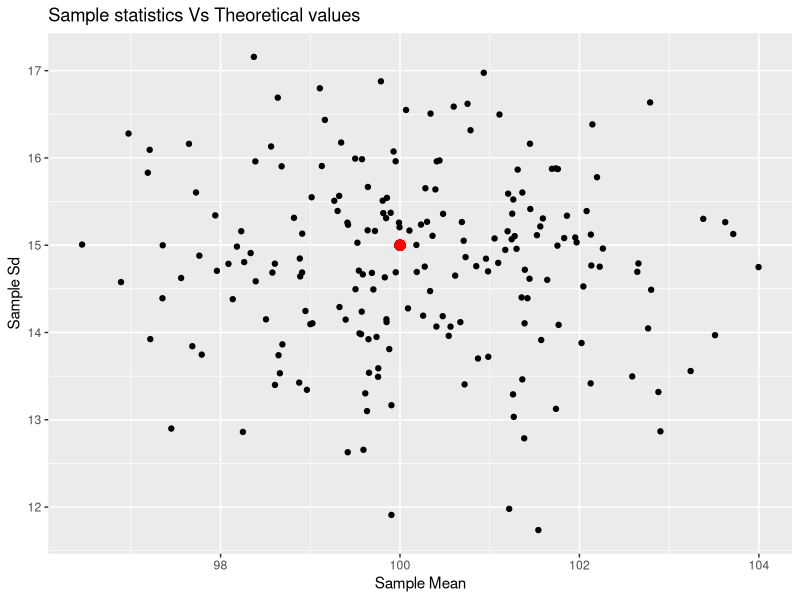
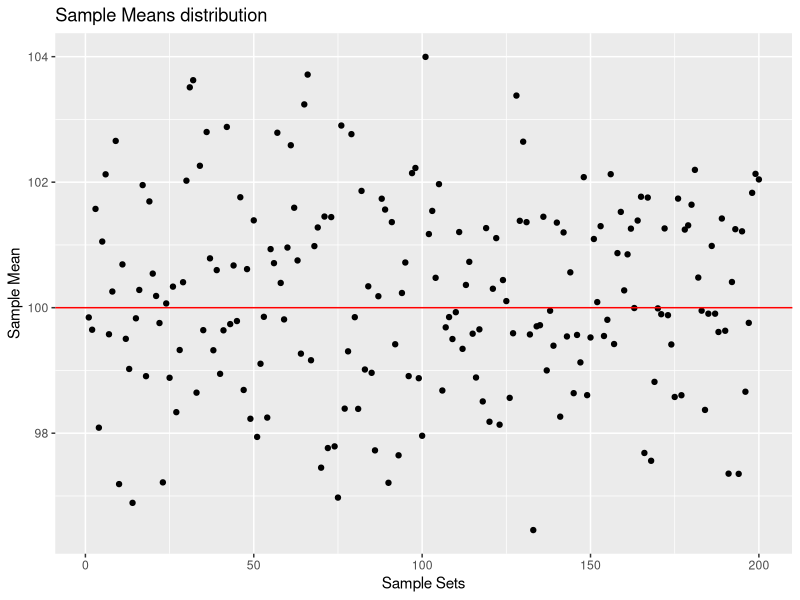
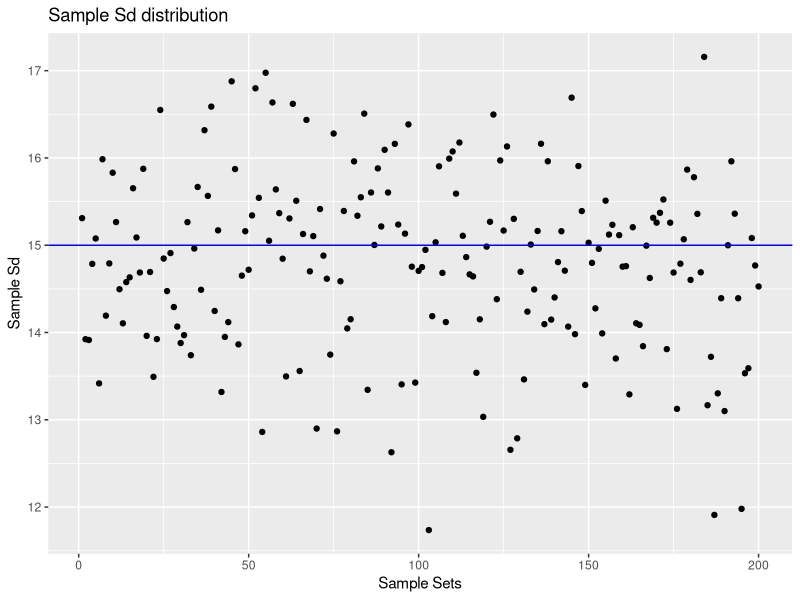
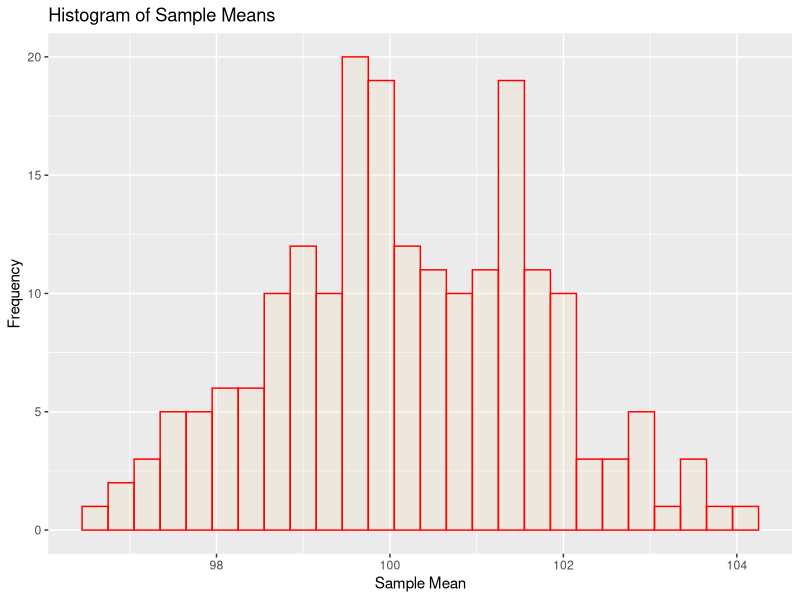
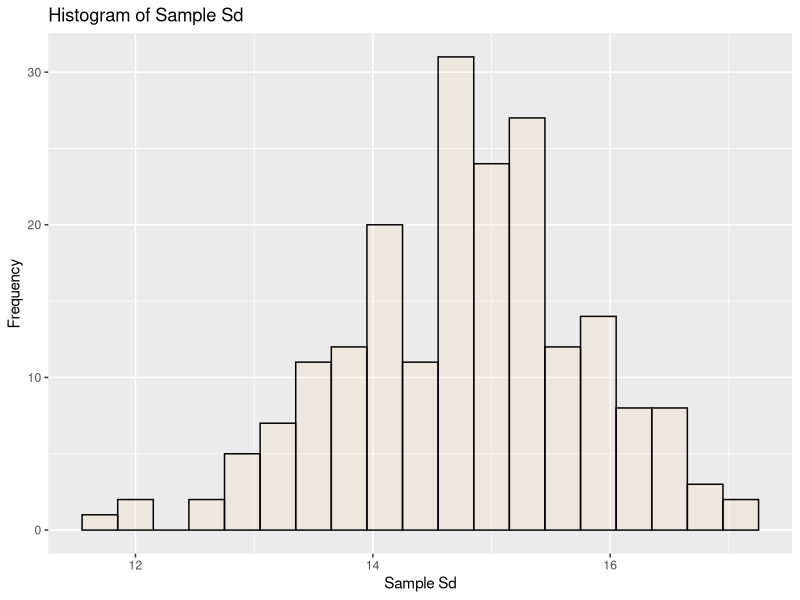
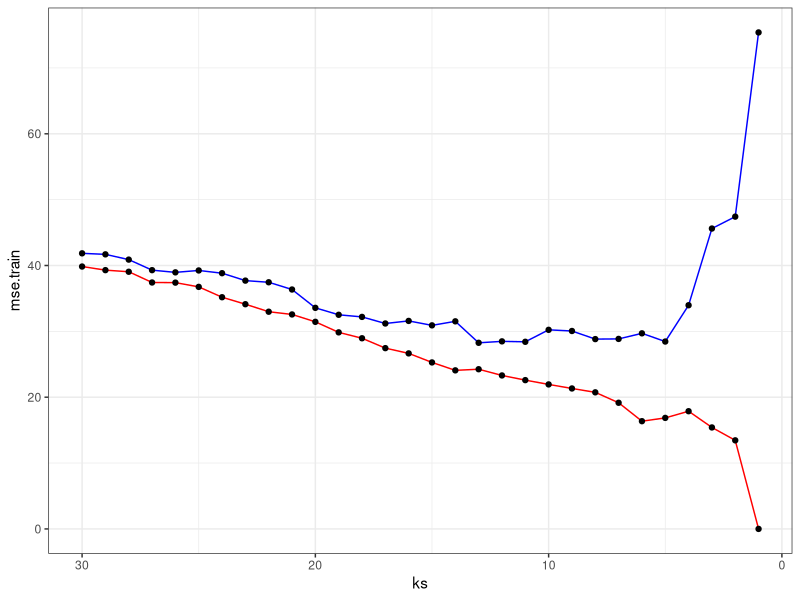
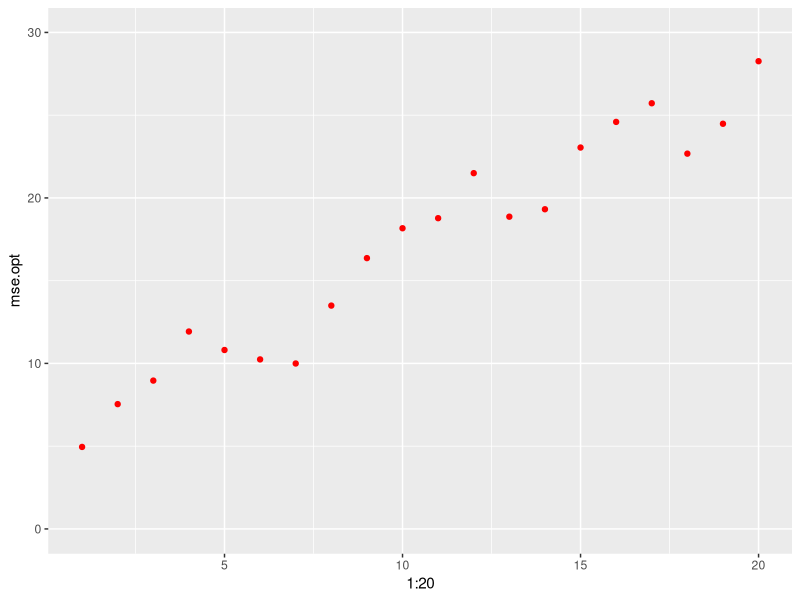

Source code (R) for these figures, in order:
## ---- chunk 1
# Section G2
# Group 05
# Members: Zhang Yun
## ---- chunk 2
pop.size <- 10000
pop.mean <- 100
pop.sd <- 15

num.of.samples <- 200
sample.size <- 100
## ---- chunk 3
# put your R code here inside the blocks

pop.size <- 10000
pop.mean <- 100
pop.sd <- 15
num.of.samples <- 200
sample.size <- 100

set.seed(1234)
p.norm <- rnorm(n=pop.size, mean=pop.mean, sd=pop.sd) #generating population
dat <-data.frame()   
for (i in 1:num.of.samples){
  s.norm <- sample(p.norm, size=sample.size, replace=FALSE) 
  s.mean <- mean(s.norm)
  s.sd <-sd(s.norm)
  data.temp <-data.frame(s.mean, s.sd) 
  dat <- rbind(dat, data.temp)
}

library("ggplot2")
#sample statistics value vs theoretical values
scatterplot0 <- ggplot(data=dat, aes(dat$s.mean, dat$s.sd)) + geom_point() + geom_point(aes(100, 15), color='red', size =3) + labs(title ="Sample statistics Vs Theoretical values", x="Sample Mean", y= "Sample Sd")
scatterplot0

#sample means distribution
scatterplot1 <- ggplot(data=dat, aes(1:200, dat$s.mean)) + geom_point() + geom_hline(yintercept = 100, color="red") + labs(title = "Sample Means distribution", x="Sample Sets", y ="Sample Mean")
scatterplot1

#sample sd distribution
scatterplot2 <- ggplot(data=dat, aes(1:200, dat$s.sd)) + geom_point() + geom_hline(yintercept = 15, color="blue") + labs(title = "Sample Sd distribution", x="Sample Sets", y ="Sample Sd")
scatterplot2

#histogram of sample means
hist.mean <- ggplot(data=dat, aes(x=dat$s.mean)) + geom_histogram(binwidth=0.3, color="red", fill="wheat", alpha=.2) + labs(title = "Histogram of Sample Means", x = "Sample Mean", y="Frequency")
hist.mean

#histogram of sample sd
hist.sd <- ggplot(data=dat, aes(x=dat$s.sd)) + geom_histogram(binwidth=0.3, color="black", fill="wheat", alpha=.2) + labs(title = "Histogram of Sample Sd", x = "Sample Sd", y="Frequency")
hist.sd

## ---- chunk 4
library("ggplot2")

## population parameters
beta0 <- 1
beta1 <- -2
beta2 <- 6
beta3 <- -1
sigma <- 2

set.seed(7890)

## training data
x <- seq(0, 4.95, 0.05)
f_x <- beta0 + beta1 * x + beta2 * x^2 + beta3 * x^3
epsilon <- rnorm(n=100, mean=0, sd=sigma)
y <- f_x + epsilon

## test data
x.test <- seq(0, 5, 0.1)
f_x.test <- beta0 + beta1 * x.test + beta2 * x.test^2 + beta3 * x.test^3
epsilon.test <- rnorm(n=length(x.test), mean=0, sd=sigma)
y.test <- f_x.test + epsilon.test
## ---- chunk 5
library("mvtnorm")  # package for multivariate normal distribution, INSTALL IT BEFORE RUNNING
z <- rmvnorm(n=100, mean=rep(0, 20))  # covariance matrix is identity matrix by default, no need to specify here
z.test <- rmvnorm(n=51, mean=rep(0, 20))
head(z)
## ---- chunk 6
train.x <- cbind(x, z)
test.x <- cbind(x.test, z.test)
head(train.x)
## ---- chunk 7
# put your R code here inside the blocks
library("FNN")
#k=15, training MSE
model15.train <- knn.reg(train=train.x, test=train.x, y=y, k=15)
mean((y - model15.train$pred)^2)

#testing MSE
model15.test <- knn.reg(train=train.x, test=test.x, y=y, k=15)
mean((y.test - model15.test$pred)^2)
## ---- chunk 8
# put your R code here inside the blocks
ks <- 1:30
mse.train <- numeric(length(ks))
mse.test <- numeric(length(ks))

for (i in seq(along=ks)) {
  model.train <- knn.reg(train.x, train.x, y, k=ks[i])
  model.test <- knn.reg(train.x, test.x, y, k=ks[i])
  mse.train[i] <- mean((y - model.train$pred)^2)
  mse.test[i] <- mean((y.test - model.test$pred)^2)
}
# optimal k
k.opt <- ks[which.min(mse.test)] 
k.opt
#optimal MSE
mse.opt <- min(mse.test) 
mse.opt

#plot MSE on Training and Test
ggplot() + geom_line(aes(x=ks, y=mse.train), color="red") + geom_point(aes(x=ks, y=mse.train)) + geom_line(aes(x=ks, y=mse.test), color="blue") + geom_point(aes(x=ks, y=mse.test)) + scale_x_reverse(lim=c(30,1)) + theme_bw()

## ---- chunk 9
# put your R code here inside the blocks
ks <- 1:30
mse.train <- numeric(length(ks))
mse.test <- numeric(length(ks))
mse.opt <- numeric(20)
k.opt <- numeric(20)
for (j in 1:20) {
    train.x <- cbind(x, z[,1:j])
    test.x <- cbind(x.test, z.test[,1:j])
    #train.x <- cbind(x, z[,j])
    #test.x <- cbind(x.test, z.test[,j])
  for (i in seq(along=ks)) {
        model.train <- knn.reg(train.x, train.x, y, k=ks[i])
        model.test <- knn.reg(train.x, test.x, y, k=ks[i])
        mse.train[i] <- mean((y - model.train$pred)^2)
        mse.test[i] <- mean((y.test - model.test$pred)^2)
}
k.opt[j] <- ks[which.min(mse.test)] 
mse.opt[j] <- min(mse.test) 
}

mse.opt <- data.frame(1:20, mse.opt)
ggplot(data = mse.opt, aes(1:20, mse.opt)) + geom_point(color="red") + coord_cartesian(ylim = c(0,30))

## ---- chunk 10
print(sessionInfo(), locale=FALSE)
